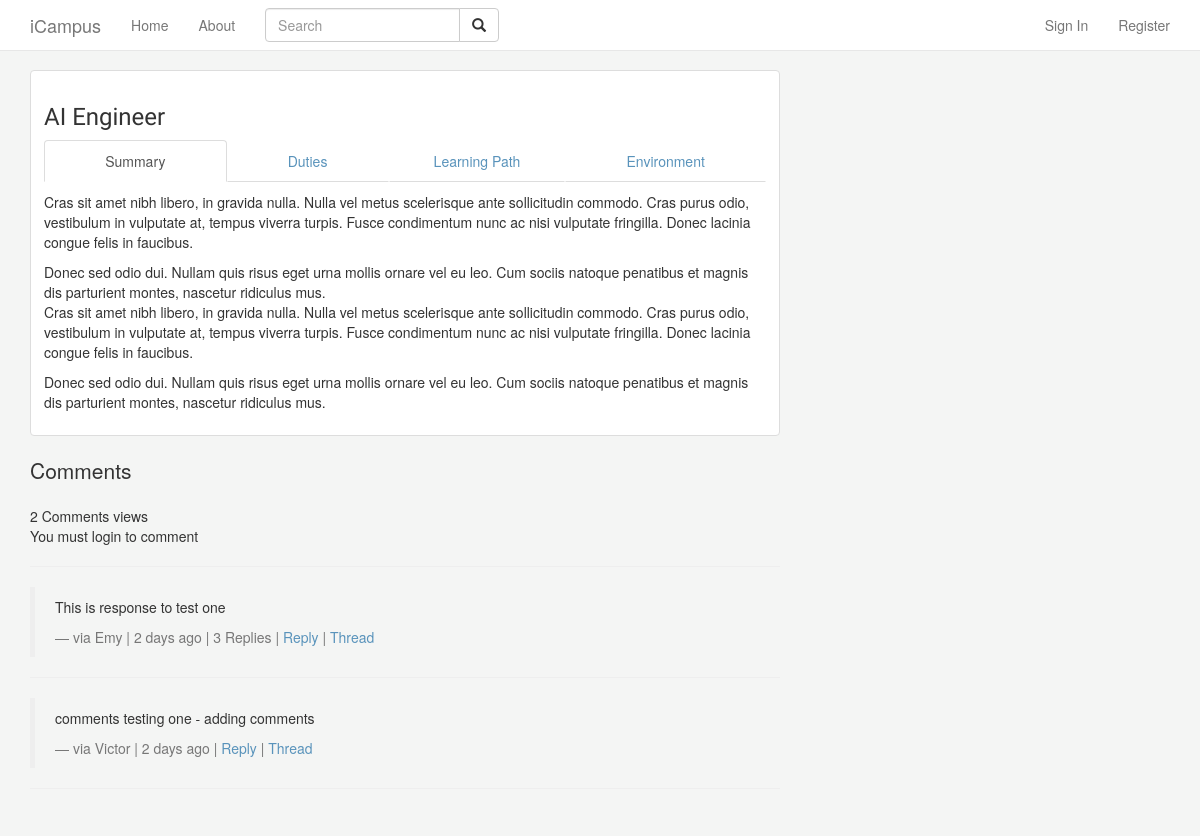
Page /1/ai-engineer/ on the committed database.
### careers/models.py (models this page shows, shortened)
class Career(models.Model):
    category = models.ForeignKey(Category, related_name='careers')
    image = models.ImageField(upload_to='products/%Y/%m/%d', blank=True)
    name = models.CharField(max_length=200,db_index=True)
    slug = models.SlugField(max_length=200, db_index=True, unique=True)
    summary = models.TextField(blank=True)
    duties =  models.TextField(blank=True)
    learning_path =  models.TextField(blank=True)
    work_environment = models.TextField(blank=True)
    class Meta:
        ordering = ('name',)
        index_together = (('id', 'slug'), )
    @property
    def comments(self):
        instance = self
        qs = Comment.objects.filter_by_instance(instance)
        return qs
    @property
    def get_content_type(self):
        instance = self
        content_type = ContentType.objects.get_for_model(instance.__class__)
        return content_type

### comments/models.py (models this page shows, shortened)
class Comment(models.Model):
    user        = models.ForeignKey(settings.AUTH_USER_MODEL, default=1)
    content_type = models.ForeignKey(ContentType, on_delete=models.CASCADE)
    object_id = models.PositiveIntegerField()
    content_object = GenericForeignKey('content_type', 'object_id')
    parent      = models.ForeignKey("self", null=True, blank=True)
    content     = models.TextField()
    timestamp   = models.DateTimeField(auto_now_add=True)
    objects = CommentManager()
    class Meta:
        ordering = ['-timestamp']
    def get_absolute_url(self):
        return reverse("comments:thread", kwargs={"id": self.id})
    def children(self): #replies
        return Comment.objects.filter(parent=self)

### careers/views.py (the view, shortened to what this page needs)
# urls.py: url(r'^(?P<id>\d+)/(?P<slug>[-\w]+)/$', views.career_detail, name='career_detail'),
def career_detail(request, id, slug):
	career = get_object_or_404(Career, id=id, slug=slug)
	instance = career # For the purpose of adding generic commenting system.
	initial_data = {
			"content_type": instance.get_content_type,
			"object_id": instance.id
	}
	form = CommentForm(request.POST or None, initial=initial_data)
	comments = instance.comments
	total_views = r.incr('career:{}:views'.format(career.id))
	return render(request,
				  'careers/detail.html',
				  {'career': career,
				  'comments': comments,
				  'comment_form': form,
				  'total_views': total_views })

### comments/forms.py
class CommentForm(forms.Form):
    content_type = forms.CharField(widget=forms.HiddenInput)
    object_id = forms.IntegerField(widget=forms.HiddenInput)
    content = forms.CharField(label='', widget=forms.Textarea(attrs={'rows': 2, 'cols': 40}))

### comments/models.py (called while the page is built)
    def filter_by_instance(self, instance):
        content_type = ContentType.objects.get_for_model(instance.__class__)
        obj_id = instance.id
        qs = super(CommentManager, self).filter(content_type=content_type, object_id= obj_id).filter(parent=None)
        return qs

### careers/templates/careers/detail.html (shortened to what this page needs)
{% extends 'base.html' %}
{% load crispy_forms_tags %}
{% block page_content %}
<div class="row">
    <div class="col-sm-8">
        <div class="thumbnail">
            <div class="caption">
                <h3>{{ career.name }}</h3>
                <ul id="myTab" class='nav nav-tabs nav-justified '>
                    <li class="active"><a href="#overview" data-toggle="tab">Summary</a></li>
                    <li><a href="#duties" data-toggle="tab">Duties</a></li>
                    <li><a href="#education" data-toggle="tab">Learning Path</a></li>
                    <li><a href="work-environment" data-toggle="tab">Environment</a></li>
                </ul>
                <div class="tab-content">
                    <div class="tab-pane fade in active" id="overview">
                        <p>{{ career.summary|linebreaks }}</p>
                    </div>
                </div>
            </div>
        </div>
        <p class='lead'>Comments</p>
            {{ comments.count }} Comments
            <span class="count">
            view{{ total_views|pluralize }}
            </span>
            {% if request.user.is_authenticated %}
            <form method="POST" action="."> {% csrf_token %}
                {{ comment_form|crispy }}
                <input type='submit' value='Post comment' class='btn btn-default'>
            </form>
            {% else %}
            <p>You must login to comment </p>
            {% endif %}
        <hr/>
        {% for comment in comments %}
        <blockquote>
          <p>{{ comment.content }}</p>
          <footer>via {{ comment.user }} | {{ comment.timestamp|timesince }} ago | {% if comment.children.count > 0 %}{{ comment.children.count }} Repl{% if comment.children.count > 1 %}ies{% else %}y{% endif %} | {% endif %} <a class='comment-reply-btn' href='#'>Reply</a> | <a class='' href='{{ comment.get_absolute_url }}'>Thread</a></footer>
        </blockquote>
        <hr/>
        {% endfor %}
    </div>
 </div>
{% endblock %}

### careers/static/css/base.css (style rules this page uses)
h1, h2, h3, h4, h5 , h6 { font-family: 'Ubuntu', sans-serif; font-weight:normal; }
body { min-height: 2000px; padding-top: 70px; }
p { font-size: 14px; }
a { text-decoration:none; color:#5993bb; }

### careers/static/css/styles.css (style rules this page uses)
body { background-color: rgba(212, 216, 212, 0.25); }

### rows in the picture
Career: name "AI Engineer", summary "Cras sit amet nibh libero, in gravida nulla. Nulla vel metus scelerisque ante sollicitudin commodo. Cras purus odio, vestibulum in vulputate at, tempus viverra turpis. Fusce condimentum nunc ac nisi vulputate fringilla. Donec lacinia congue felis in faucibus. Donec sed odio dui. Nullam quis risus eget urna mollis ornare vel eu leo. Cum sociis natoque penatibus et magnis dis parturient montes, nascetur ridiculus mus. Cras sit amet nibh libero, in gravida nulla. Nulla vel metus scelerisque ante sollicitudin commodo. Cras purus odio, vestibulum in vulputate at, tempus viverra turpis. Fusce condimentum nunc ac nisi vulputate fringilla. Donec lacinia congue felis in faucibus. Donec sed odio dui.…"
Comment: content "This is response to test one", user "Emy", timestamp "2 days", children.count "3", shows "ies"
Comment: content "comments testing one - adding comments", user "Victor", timestamp "2 days"

### other values in the picture
{{ comments.count }} "2"
